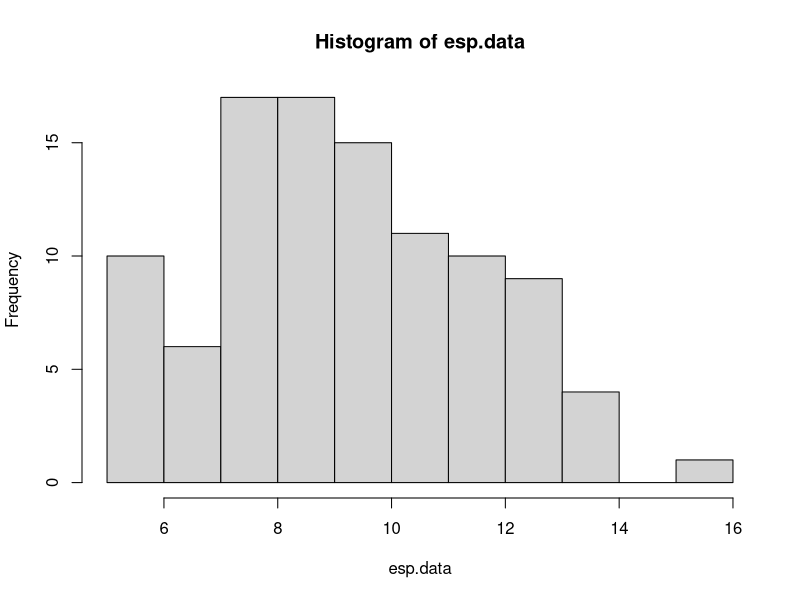
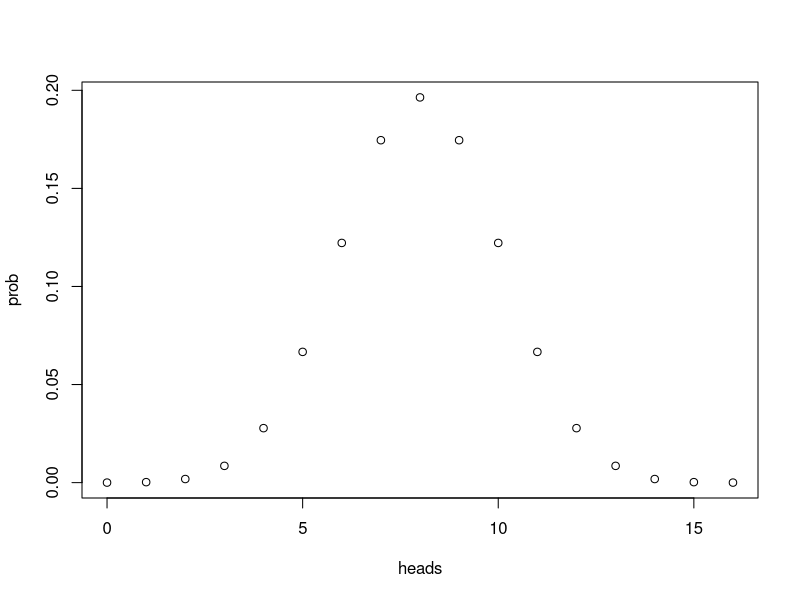
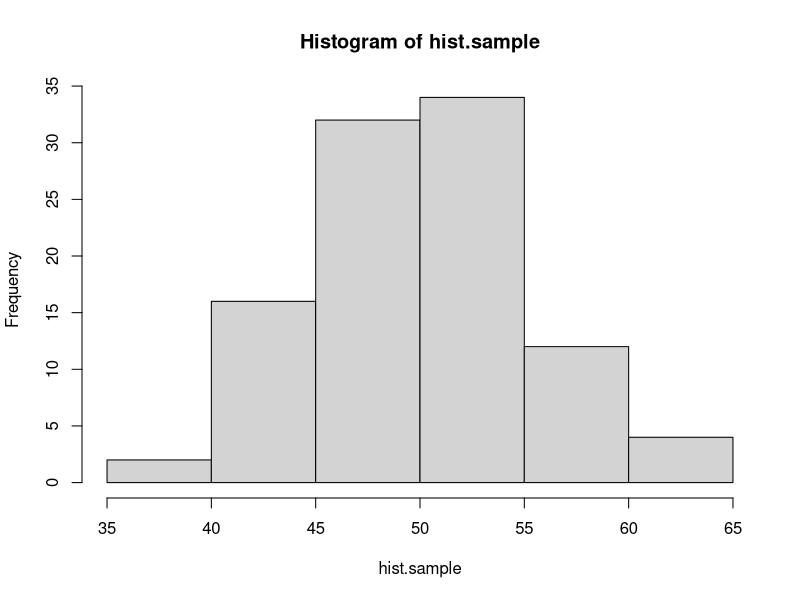
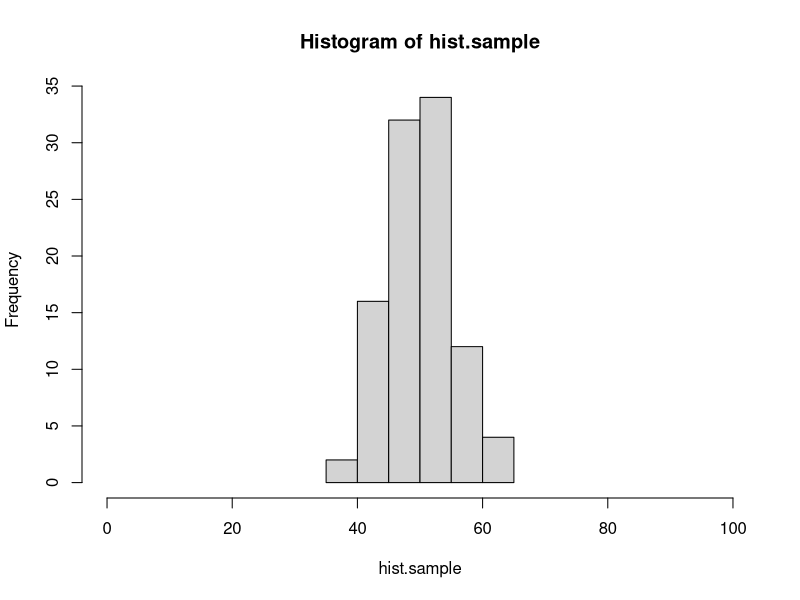
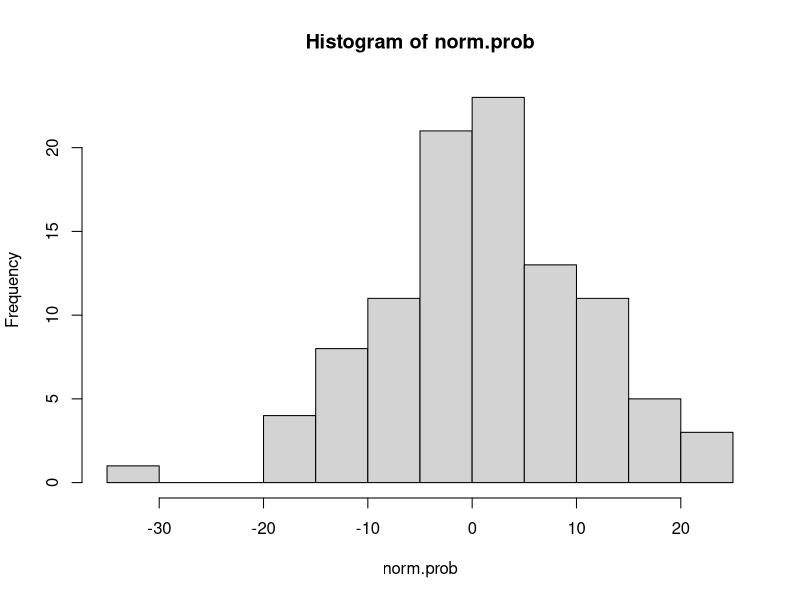
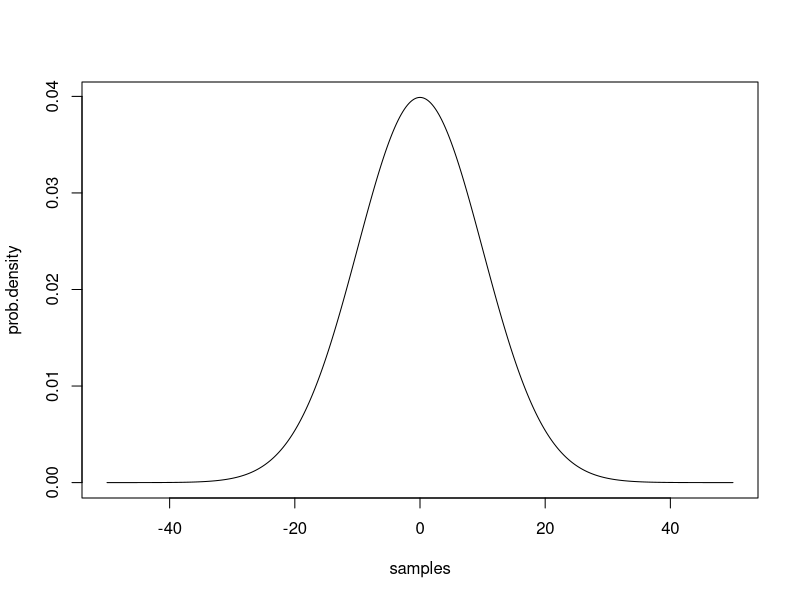

The R source for these figures, in order:
#### practice with probability distributions ####

# calculating the likelihood requires understanding how to work
# with probability distributions. let's start with the binomial
# distribution.

# the binomial distribution describes the number of "success" in
# some number of "trials" given some probability of success. it 
# is the "coin flipping" distribution. 

# in R, we can draw a sample from a binomial distribution with rbinom()
# this isn't the first time you've seen rbinom, but here it is again, 
# with the parameters spelled out. you can try changing these to explore
# how the function works.

number.of.samples <- 2
number.of.trials.per.sample <- 10
probability.of.success <- 0.7

rbinom(number.of.samples, number.of.trials.per.sample, probability.of.success)

# below, use rbinom to create sample data for the following scenario.
# an experiment tests whether subjects have ESP. 100 subjects are each given
# the opportunity to predict whether a randomly generated number is odd or even.
# each subject makes 20 guesses.
# of course, ESP doesn't exist, so the probability of a successful guess is 0.50.
# store the result in a vector called esp.data

esp.data <- rbinom(100, 20, 0.50)
esp.data
# a quick way to visualize a distribution is with the hist() function:
hist(esp.data)

# what if we want to know the probability of someone getting exactly 10 guesses
# correct out of 20, if they are randomly guessing? for that we use the density
# function of the binomial: dbinom()

value.to.check <- 10
number.of.trials <- 20
probability.of.success <- 0.5

dbinom(value.to.check, number.of.trials, probability.of.success)

# use dbinom to find out the probability of someone answering 87 out of 100
# questions correctly, if they have a 0.9 probability of giving a correct answer
# for each individual question.

dbinom(87, 100, 0.90)

# with dbinom, you can use a vector as the first argument, to check the probability
# of multiple values at the same time:

values <- c(3, 4, 5)
dbinom(values, 8, 0.5)

# using this shortcut, *plot* the full distribution (probability mass function)
# for flipping 16 fair coins, counting the total number of heads.
# hint: create one vector for the different possible outcomes
#       then use dbinom to calculate the probability of all of the elements in the vector

heads <- seq(0,16)
prob <- dbinom(heads, 16, 0.50)
plot(heads, prob)

# quick detour #

# here's a quick tip about plot() or hist()
# if you want to change the range on the x-axis, you can use the xlim argument:

hist.sample <- rbinom(100, 100, 0.5)
hist(hist.sample)
hist(hist.sample, xlim=c(0,100)) # compare this plot to the line above.

# the normal distribution ##

# normal (gaussian) distributions are characterized by two parameters: mean and standard deviation
# the mean is the the location of the peak of the distribution, and the sd controls the width.
# the smaller the sd, the more peaked the distribution is in the center.

# like the binomial, there are rnorm() and dnorm() functions.

# generate 100 samples from a normal distribution with mean 0 and standard deviation 10.
# then use hist() to create a histogram of these samples.

norm.prob <- rnorm(100, mean = 0, sd = 10)
hist(norm.prob)

# now plot the probability density function of this distribution.
# use the same strategy as you did above with the binomial to find the density of the normal
# distribution with mean 0 and sd 10 for values between -50 and 50. the distribution is continuous
# so, choose a reasonably small step size between values (remember the seq() function).

samples <- seq(from = -50, to = 50, by = 0.25)
prob.density <- dnorm(samples, mean = 0, sd = 10)
plot(samples, prob.density, type = "l")

#### practice calculating likelihoods ####

# here's some data from 10 participants in an ESP experiment like the one described
# above. each subject had 20 guesses. the number of correct guesses is reported.

esp.practice.data <- data.frame(subject=1:10, n.correct=c(11,10,6,10,6,12,10,8,9,11))

# calculate the likelihood (regular, not log) for this data for three different values
# of the probability of success parameter: 0.4, 0.5, and 0.6.
# hint: prod() will multiple all elements of a vector together.

prod(dbinom(esp.practice.data$n.correct, 20, 0.4))
prod(dbinom(esp.practice.data$n.correct, 20, 0.5))
prod(dbinom(esp.practice.data$n.correct, 20, 0.6))

# which parameter value of those options is most likely?

#The probability of success being 0.50.

# here is a sample of response times for a single subject from a rapid decision making experiment.
rt.sample <- c(391.5845, 411.9970, 358.6373, 505.3099, 616.2892, 481.0751, 422.3132, 511.7213, 205.2692, 522.3433, 370.1850,
               517.4617, 332.3344, 316.8760, 395.5431, 231.7831, 399.8646, 238.9064, 299.7924, 474.7512, 271.6326, 423.4861,
               379.7867, 212.7789, 233.8291, 472.4591, 534.2131, 453.9655, 408.3443, 352.3001)

# calculate the **log** likelihood for this data assuming that it is generated by a normal
# distribution for each of the following parameters. 
# hint: sum() adds the numbers in a vector. log() is the natural log function, or log=T for dnorm().

# 1) mean 350, sd 50
sum(dnorm(rt.sample, mean = 350, sd = 50, log=T))

# 2) mean 400, sd 50
sum(dnorm(rt.sample, mean = 400, sd = 50, log=T))

# 3) mean 450, sd 50
sum(dnorm(rt.sample, mean = 450, sd = 50, log=T))

# 4) mean 350, sd 100
sum(dnorm(rt.sample, mean = 350, sd = 100, log=T))

# 5) mean 400, sd 100
sum(dnorm(rt.sample, mean = 4000, sd = 100, log=T))

# 6) mean 450, sd 100
sum(dnorm(rt.sample, mean = 450, sd = 100, log=T))

# which parameter set has the highest likelihood?

#mean = 400, sd = 100

# here is a set of data for a subject in a categorization experiment, modeled with GCM.
# calculate the log likelihood of the parameters in the model (which i am not showing you).
# the point here is to know what to do when the model gives you a predicted probability
# of a response, and the data is either that response or not that response.
# hint: add a new column indicating the likelihood of each response, using mapply. then convert to log and add.
# if you do this correctly, the answer is -10.84249.

gcm.practice.data <- data.frame(correct.response = c(T, T, T, T, F, T, T, F, T, T, T, F, F, T, T, F, T, T, T, T),
                                gcm.probability.correct = c(0.84, 0.80, 0.84, 0.80, 0.79, 0.86, 0.89, 0.87, 0.69, 0.85, 0.75,
                                                            0.74, 0.82, 0.85, 0.87, 0.69, 0.83, 0.87, 0.80, 0.76))

gcm.practice.data$individual.likelihood <- mapply(function(prob, response){
  if(response == T){
    return(prob)
  }else{
    return(1-prob)
  }
  }, gcm.practice.data$gcm.probability.correct, gcm.practice.data$correct.response)

gcm.practice.data$log.likelihood <- log(gcm.practice.data$individual.likelihood)
sum(gcm.practice.data$log.likelihood)

#### maximum likelihood estimation ####

# the same search strategies we used for parameter fitting with rmse can be used with likelihoods,
# including grid search.

# here are the number of correct responses each subject gave in an experiment in which they had to
# decide if two images were the same or different. there were 40 trials for each subject
same.diff.data <- c(32, 29, 31, 34, 26, 29, 31, 34, 29, 31, 30, 29, 31, 34, 33, 27, 32, 29, 29, 27)

# we can model this experiment's data as 40 coin flips for each subject. use grid search to plot the likelihood
# function for values of theta (probability of a correct response) between 0.5 and 0.9, in steps of 0.01.
# start by writing a function that calculates the likelihood (not log) for the entire set of data given a value of theta.

# answer needed here.

# then use sapply to run the function for each possible value of theta in the set. use seq() to generate the
# set of possible values. plot the set of values on the x axis and the corresponding likelihoods on the y axis.

# answer needed here.

# the "true" underlying value i used to generate the data was 0.75. does that match up with the grid search?

## mle with optim()

# in this section, you'll do model recovery for a descriptive model of the linear relationship 
# between two continuous variables.

# let's assume that variable y is a linear function of variable x, such that:
# y = 4 + 0.8x

# create a vector of x values from 0 to 100, and the corresponding vector of y values,
# then plot these with x values on the x axis, and y values on the y axis.

# answer needed here.

# now let's assume that the relationship between x and y isn't perfect. there's a bit of random
# noise. add a random sample from a normal distribution with mean 0 and sd 10 to each y value.
# hint: there are 101 y values, so you need 101 samples.

# answer needed here.

# plot the data again, with the new noisy y values.

# answer needed here.

# there are three parameter values that control this plot,
# the intercept of the line: 4
# the slope of the line: 0.8
# the sd of the normal distribution: 10

# say that we observe a point of data, x = 20 and y = 27.
# the linear equation, y <- 4 + 0.8*x, predicts that when x is 20 y should also be 20.
4 + 0.8*20

# our model of this data assumes that the relationship is not perfect.
# we assume that there is noise so that when x is 20, the most likely value of y should be 4 + 0.8*x,
# but other values of y are possible. we describe the probability of different values of y with a normal
# distribution. when x is 20, then the normal distribution of y values is centered on 20, because the line
# says that y is 4 + 0.8x. using the normal distribution is helpful because it gives us a way to quantify
# how likely a value of 19 is compared to a value of 16, when x is 20.

# here's an example
x.observed <- 20
y.predicted <- 4 + 0.8*x.observed

# to find out the probability of y.observed=20, use dnorm()
# the mean of the normal distribution should be y.predicted (the distribution is centered on the line)
# and the sd of the normal is a parameter we will estimate, but for the demo below, is set to 10.
y.observed <- 20
dnorm(y.observed, y.predicted, 10)

# write the code to see how likely it is that y will be 33 when x is 29? (assuming sd = 10)
# the correct answer is 0.03371799...

# answer needed here.

# now generalize your solution to compute the likelihood of each value of y that you generated above.
# in other words, write the code that takes a vector of x and y values, and returns the probability
# of each pair given that the relationship between x and y is y <- 4 + 0.8*x and the normal distribution has an sd of 10.

# answer needed here.

# now generalize your solution one step further. write a function that takes in a vector of parameters,
# where parameters[1] is the intercept, parameters[2] is the slope, and parameters[3] is the sd of the normal,
# and returns the total **negative log likelihood**. remember, we want the negative log likelihood because
# optim() will find the set of parameters that minimizes a function.

# answer needed here.

# use optim() and Nelder-Mead to search for the best fitting parameters. remember to ensure that sd > 0
# and return NA if it is not.

# answer needed here.

# finally, plot the best fitting line on your points by using the abline() function, and the parameters that optim() found.

# answer needed here.